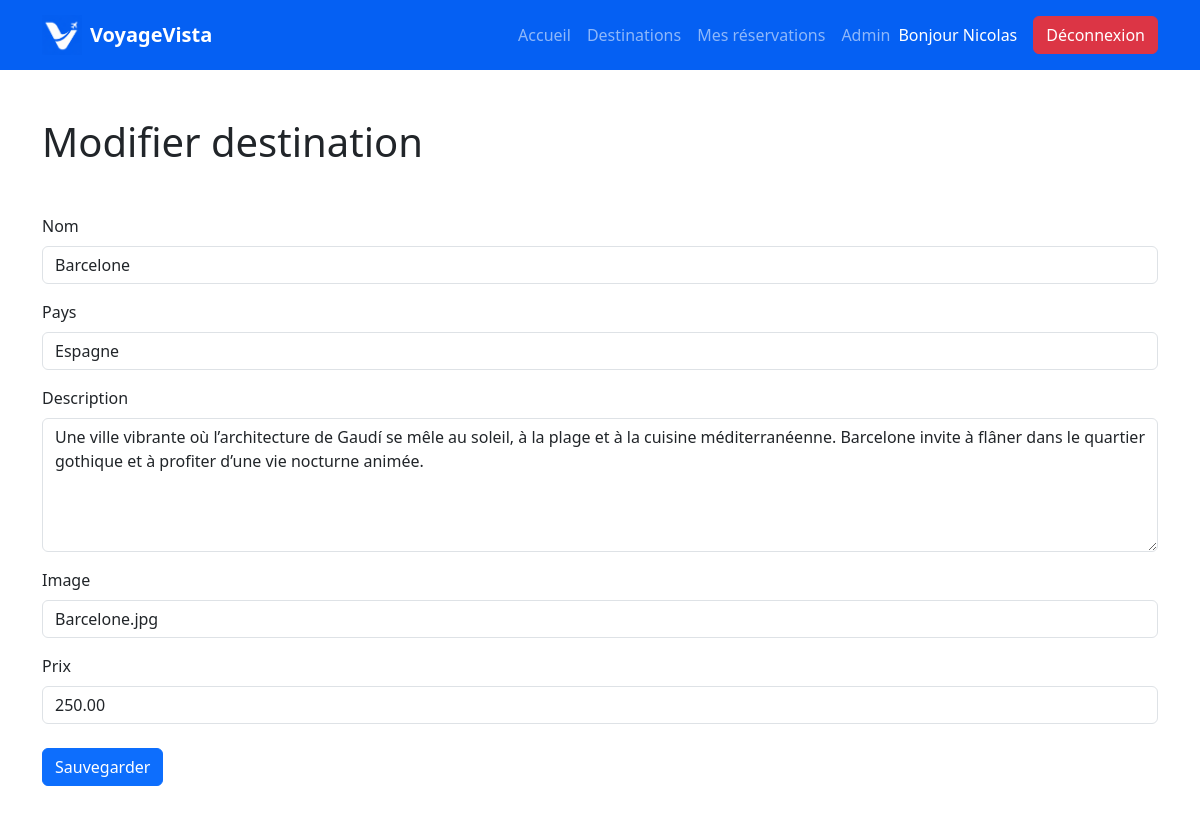
The page /admin/edit-destination.php?id=10 (signed in) on the database its author committed.
### tables this page shows
CREATE TABLE `destinations` (
  `id` int(11) NOT NULL,
  `name` varchar(150) NOT NULL,
  `country` varchar(150) NOT NULL,
  `description` text NOT NULL,
  `image` varchar(255) NOT NULL,
  `price` decimal(10,2) NOT NULL,
  `created_at` timestamp NOT NULL DEFAULT CURRENT_TIMESTAMP
);

### models/destinationModel.php (called while the page is built, shortened)
<?php
require_once __DIR__ . "/../config/database.php";
function getDestinationById($id) {
    global $pdo;
    $stmt = $pdo->prepare(
        "SELECT * FROM destinations
         WHERE id = ?"
    );
    $stmt->execute([$id]);
    return $stmt->fetch();
};
?>

### admin/edit-destination.php (the view, shortened to what this page needs)
<?php
require_once __DIR__ . "/../models/destinationModel.php";
$id = intval($_GET["id"]);
$destination =
    getDestinationById($id);
?>
<!DOCTYPE html>
<html lang="fr">
<head>
    <link rel="stylesheet"
          href="../assets/css/bootstrap.min.css">
    <link rel="stylesheet"
          href="../assets/css/style.css">
</head>
<body>
<?php include __DIR__ . '/../includes/navbar.php'; ?>
<div class="container py-5">
    <h1 class="mb-5">
        Modifier destination
    </h1>
    <form method="POST">
        <div class="mb-3">
            <label class="form-label">
                Nom
            </label>
            <input type="text"
                   name="name"
                   class="form-control"
                   value="<?= $destination["name"]; ?>"
                   required>
        </div>
        <div class="mb-3">
            <label class="form-label">
                Pays
            </label>
            <input type="text"
                   name="country"
                   class="form-control"
                   value="<?= $destination["country"]; ?>"
                   required>
        </div>
        <div class="mb-3">
            <label class="form-label">
                Description
            </label>
            <textarea name="description"
                      class="form-control"
                      rows="5"
                      required><?= $destination["description"]; ?></textarea>
        </div>
        <div class="mb-3">
            <label class="form-label">
                Image
            </label>
            <input type="text"
                   name="image"
                   class="form-control"
                   value="<?= $destination["image"]; ?>"
                   required>
        </div>
        <div class="mb-4">
            <label class="form-label">
                Prix
            </label>
            <input type="number"
                   step="0.01"
                   name="price"
                   class="form-control"
                   value="<?= $destination["price"]; ?>"
                   required>
        </div>
        <button type="submit"
                class="btn btn-primary">
            Sauvegarder
        </button>
    </form>
</div>
</body>
</html>

### rows shown on the page
destinations: name "Barcelone", country "Espagne", description "Une ville vibrante où l’architecture de Gaudí se mêle au soleil, à la plage et à la cuisine méditerranéenne. Barcelone invite à flâner dans le quartier gothique et à profiter d’une vie nocturne animée.", image "Barcelone.jpg", price "250.00"

### other values the page prints
$_SESSION["user_name"] "Nicolas"
